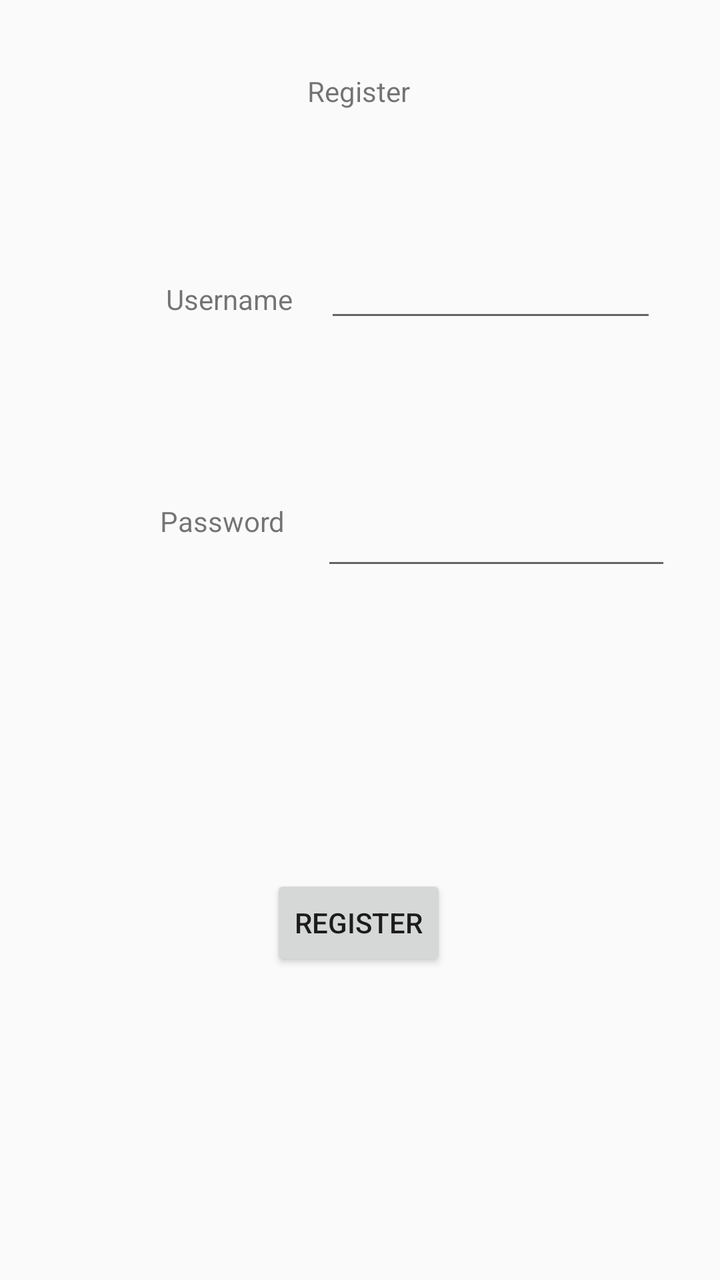
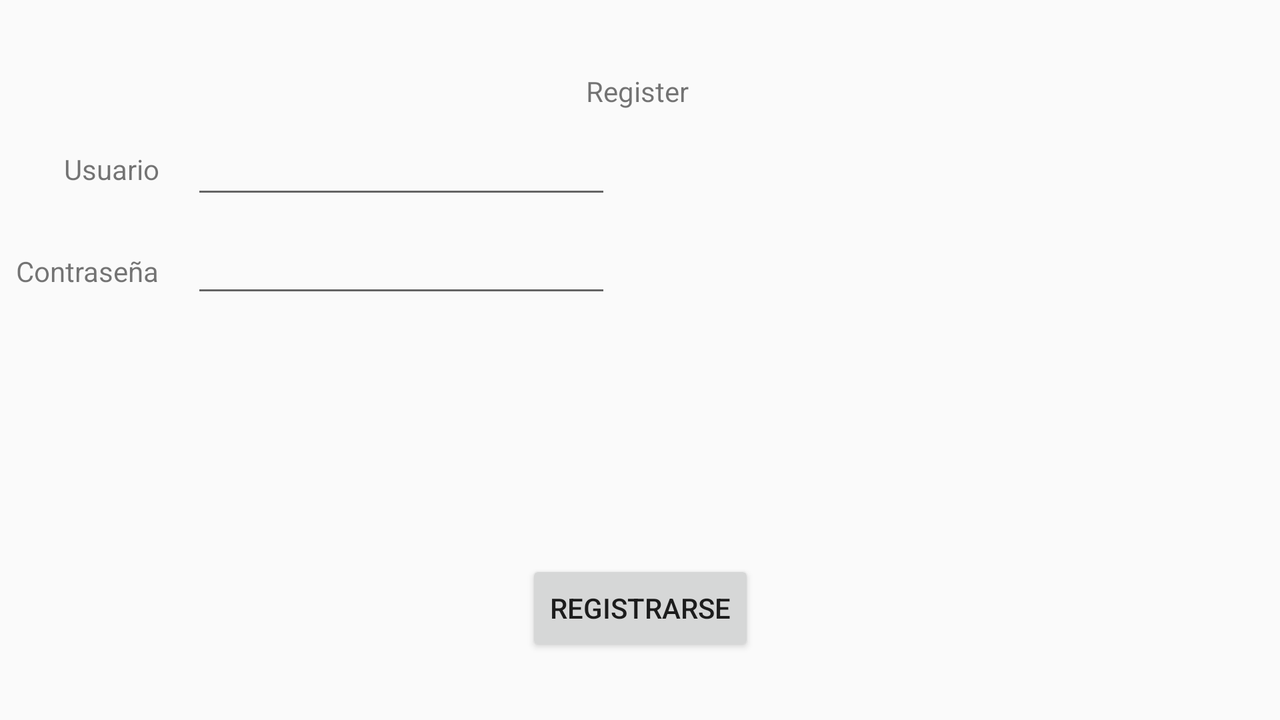

One screen, two layout resources from the same app: the default and the author's alternative for another configuration. Each is rendered where Android would select it; the XML of both is given below.
<!-- AndroidManifest.xml: application theme Theme.AppCompat.Light.NoActionBar -->
<!-- res/layout/register.xml -->
<?xml version="1.0" encoding="utf-8"?>
<androidx.constraintlayout.widget.ConstraintLayout xmlns:android="http://schemas.android.com/apk/res/android"
    xmlns:app="http://schemas.android.com/apk/res-auto"
    xmlns:tools="http://schemas.android.com/tools"
    android:layout_width="match_parent"
    android:layout_height="match_parent">

    <TextView
        android:id="@+id/textView6"
        android:layout_width="wrap_content"
        android:layout_height="wrap_content"
        android:layout_marginTop="92dp"
        android:text="Password"
        app:layout_constraintEnd_toStartOf="@+id/passwordR"
        app:layout_constraintHorizontal_bias="0.818"
        app:layout_constraintStart_toStartOf="parent"
        app:layout_constraintTop_toBottomOf="@+id/textView5" />

    <EditText
        android:id="@+id/usernameR"
        android:layout_width="166dp"
        android:layout_height="51dp"
        android:layout_marginTop="60dp"
        android:ems="10"
        android:inputType="textPersonName"
        app:layout_constraintEnd_toEndOf="parent"
        app:layout_constraintHorizontal_bias="0.836"
        app:layout_constraintStart_toStartOf="parent"
        app:layout_constraintTop_toBottomOf="@+id/textView4" />

    <TextView
        android:id="@+id/textView4"
        android:layout_width="wrap_content"
        android:layout_height="wrap_content"
        android:layout_marginTop="36dp"
        android:text="Register"
        app:layout_constraintEnd_toEndOf="parent"
        app:layout_constraintHorizontal_bias="0.498"
        app:layout_constraintStart_toStartOf="parent"
        app:layout_constraintTop_toTopOf="parent" />

    <EditText
        android:id="@+id/passwordR"
        android:layout_width="175dp"
        android:layout_height="48dp"
        android:layout_marginTop="76dp"
        android:ems="10"
        android:inputType="textPassword"
        app:layout_constraintEnd_toEndOf="parent"
        app:layout_constraintHorizontal_bias="0.868"
        app:layout_constraintStart_toStartOf="parent"
        app:layout_constraintTop_toBottomOf="@+id/usernameR" />

    <TextView
        android:id="@+id/textView5"
        android:layout_width="wrap_content"
        android:layout_height="wrap_content"
        android:layout_marginStart="32dp"
        android:layout_marginTop="140dp"
        android:text="Username"
        app:layout_constraintEnd_toStartOf="@+id/usernameR"
        app:layout_constraintHorizontal_bias="0.759"
        app:layout_constraintStart_toStartOf="parent"
        app:layout_constraintTop_toTopOf="parent" />

    <Button
        android:id="@+id/registerBtn"
        android:layout_width="wrap_content"
        android:layout_height="wrap_content"
        android:onClick="onRegister"
        android:text="Register"
        app:layout_constraintBottom_toBottomOf="parent"
        app:layout_constraintEnd_toEndOf="parent"
        app:layout_constraintHorizontal_bias="0.498"
        app:layout_constraintStart_toStartOf="parent"
        app:layout_constraintTop_toTopOf="parent"
        app:layout_constraintVertical_bias="0.739" />
</androidx.constraintlayout.widget.ConstraintLayout>
<!-- resources referenced by this layout -->
<resources>

</resources>
<!-- res/layout-land/register.xml (the author's variant of the layout above) -->
<!-- drawn on the phone turned sideways -->
<?xml version="1.0" encoding="utf-8"?>
<androidx.constraintlayout.widget.ConstraintLayout xmlns:android="http://schemas.android.com/apk/res/android"
    xmlns:app="http://schemas.android.com/apk/res-auto"
    xmlns:tools="http://schemas.android.com/tools"
    android:layout_width="match_parent"
    android:layout_height="match_parent"
    android:onClick="onRegister_land">

    <TextView
        android:id="@+id/textView12"
        android:layout_width="wrap_content"
        android:layout_height="wrap_content"
        android:layout_marginStart="8dp"
        android:layout_marginTop="32dp"
        android:text="Contraseña"
        app:layout_constraintStart_toStartOf="parent"
        app:layout_constraintTop_toBottomOf="@+id/textView11" />

    <TextView
        android:id="@+id/textView11"
        android:layout_width="wrap_content"
        android:layout_height="wrap_content"
        android:layout_marginStart="32dp"
        android:layout_marginTop="20dp"
        android:text="Usuario"
        app:layout_constraintStart_toStartOf="parent"
        app:layout_constraintTop_toBottomOf="@+id/textView10" />

    <TextView
        android:id="@+id/textView10"
        android:layout_width="wrap_content"
        android:layout_height="wrap_content"
        android:layout_marginTop="36dp"
        android:text="Register"
        app:layout_constraintEnd_toEndOf="parent"
        app:layout_constraintHorizontal_bias="0.498"
        app:layout_constraintStart_toStartOf="parent"
        app:layout_constraintTop_toTopOf="parent" />

    <EditText
        android:id="@+id/usernameRL"
        android:layout_width="wrap_content"
        android:layout_height="wrap_content"
        android:layout_marginStart="16dp"
        android:layout_marginTop="8dp"
        android:ems="10"
        android:inputType="textPersonName"
        app:layout_constraintStart_toEndOf="@+id/textView11"
        app:layout_constraintTop_toBottomOf="@+id/textView10" />

    <EditText
        android:id="@+id/passwordRL"
        android:layout_width="wrap_content"
        android:layout_height="wrap_content"
        android:layout_marginStart="16dp"
        android:layout_marginTop="8dp"
        android:ems="10"
        android:inputType="textPersonName"
        app:layout_constraintStart_toEndOf="@+id/textView12"
        app:layout_constraintTop_toBottomOf="@+id/usernameRL" />

    <Button
        android:id="@+id/button"
        android:layout_width="wrap_content"
        android:layout_height="wrap_content"
        android:layout_marginBottom="32dp"
        android:onClick="onRegister"
        android:text="Registrarse"
        app:layout_constraintBottom_toBottomOf="parent"
        app:layout_constraintEnd_toEndOf="parent"
        app:layout_constraintStart_toStartOf="parent" />
</androidx.constraintlayout.widget.ConstraintLayout>
